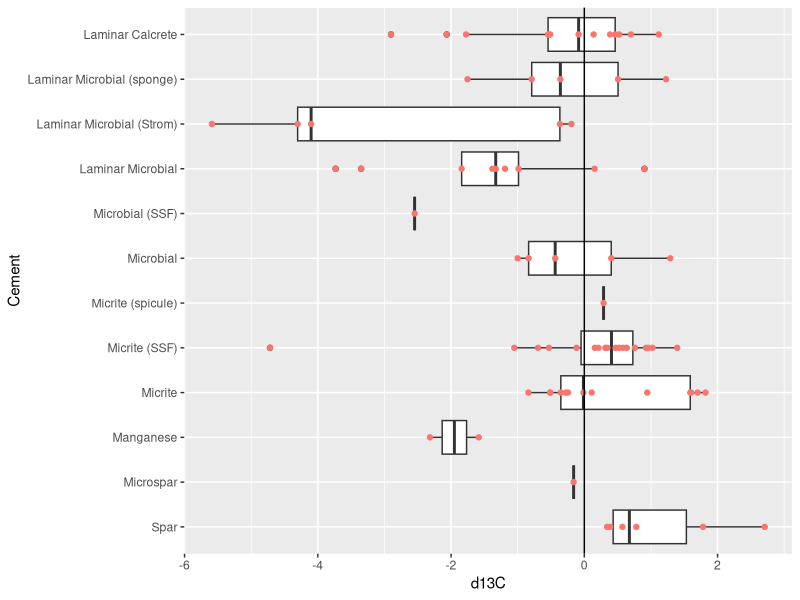
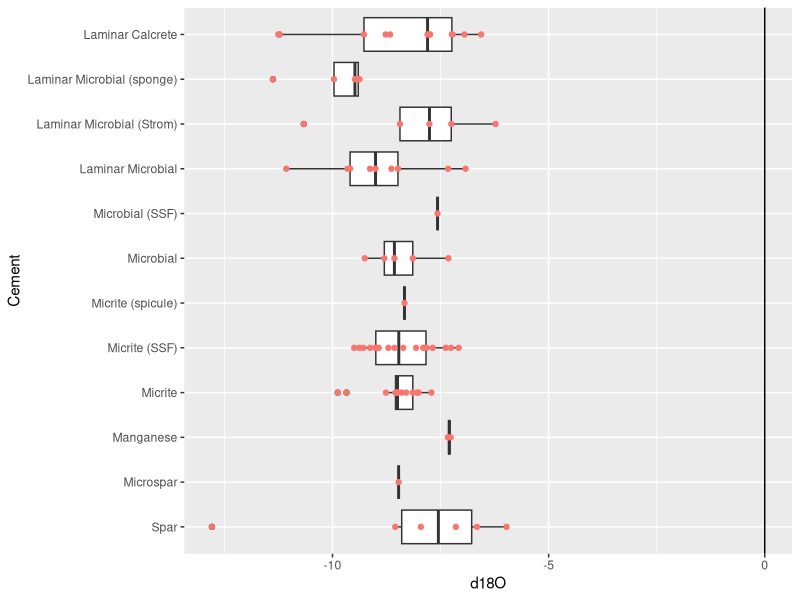
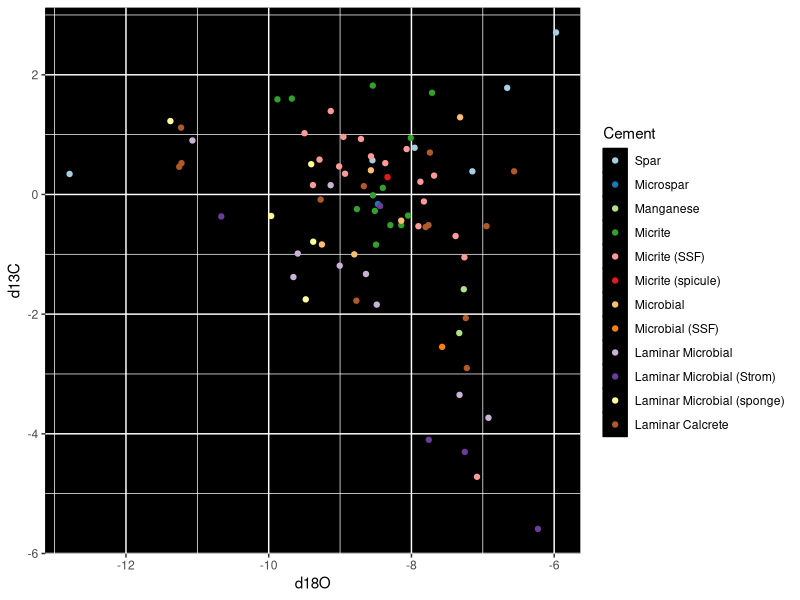
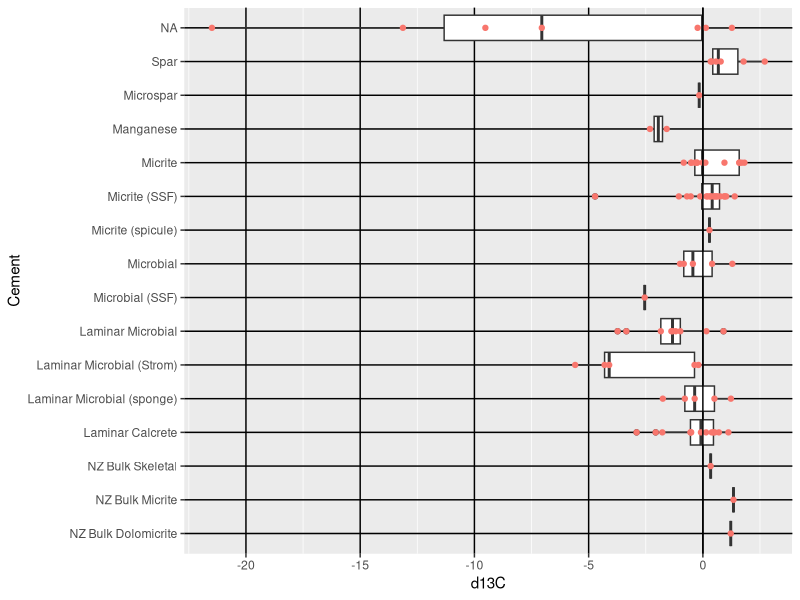
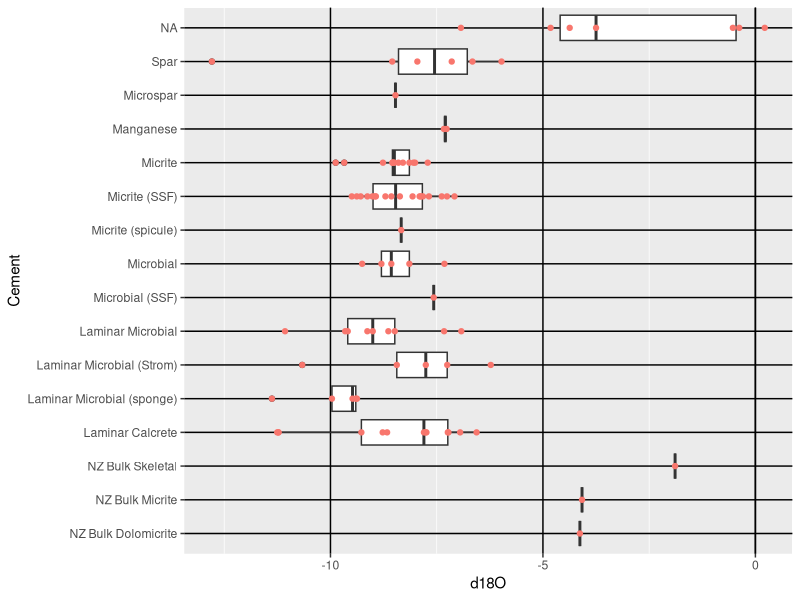
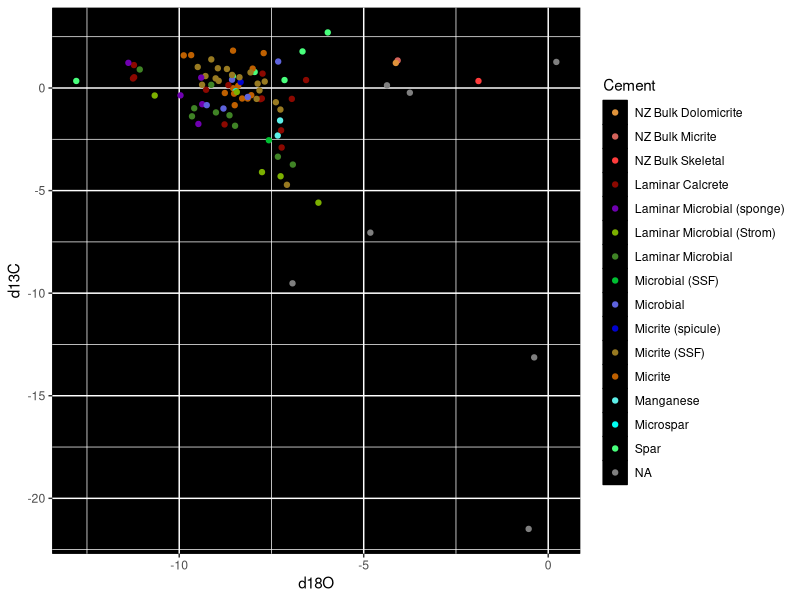
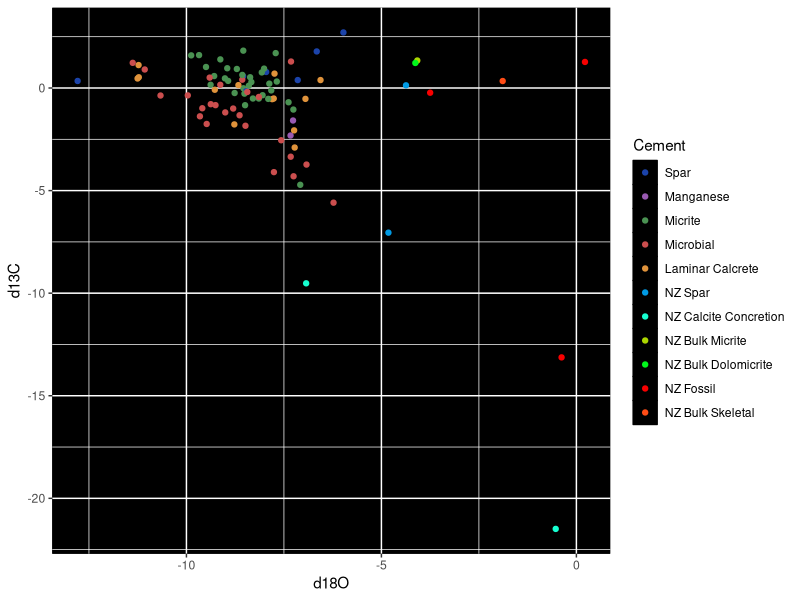
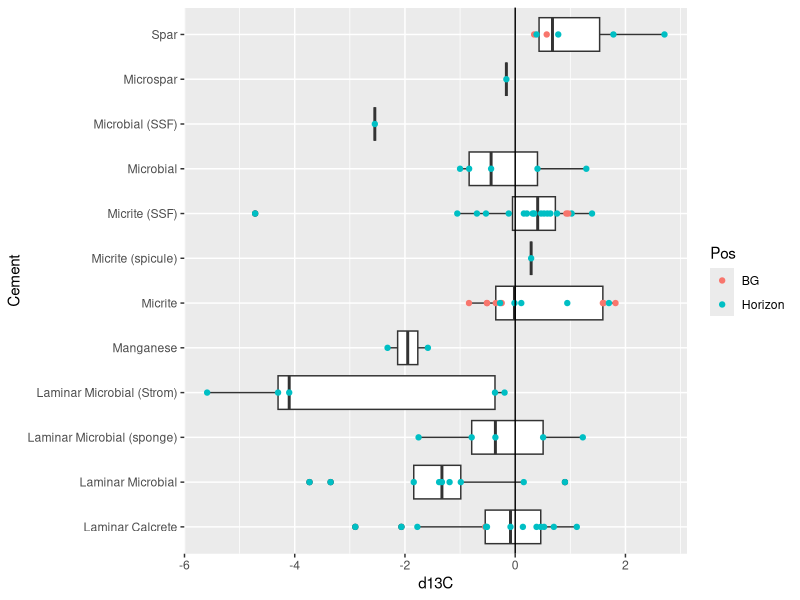

The R script that drew these images, in order:
## ---- chunk 1
knitr::opts_chunk$set(echo = TRUE)
library(tidyverse)
## ---- chunk 2
setwd("C:/Users/ckwr82/OneDrive - University of Missouri/Documents/Research/isotope and REY files/iso") #school computer
#setwd("D:/schoolstuff/research") #home computer
iso_orig <- readxl::read_xlsx("r_Jacquet_carb_with_cements.xlsx")
iso_nz <- readxl::read_xlsx("nelsonsmithisotopes.xlsx")
## ---- chunk 3
iso_combo <- iso_orig %>%
  select(Cement, d13C, d18O) %>%
  rbind(iso_nz)
## ---- chunk 4
iso_cond <- iso_orig %>%
  select(Cement, d13C, d18O) %>%
  mutate(Cement = case_when(
    str_detect(Cement, "Microspar") == TRUE ~ "Spar",
    str_detect(Cement, "Micrite") == TRUE ~ "Micrite",
    str_detect(Cement, "Microbial") == TRUE ~ "Microbial",
    TRUE ~ as.character(Cement)
  )) %>%
  rbind(iso_nz) %>%
  mutate(Cement = case_when(
    str_detect(Cement, "NZ Spar") == TRUE ~ "NZ Spar",
    str_detect(Cement, "Fossil") == TRUE ~ "NZ Fossil",
    str_detect(Cement, "Calcite") == TRUE ~ "NZ Calcite Concretion",
    TRUE ~ as.character(Cement)
  ))
## ---- chunk 5
iso_bg <- iso_orig %>%
  mutate(Pos = case_when(
    str_detect(ID, "1.3m") == TRUE ~ "BG",
    str_detect(ID, "AB") == TRUE ~ "BG",
    str_detect(ID, "FUWM 4") == TRUE ~ "BG",
    TRUE ~ "Horizon"
  ))
## ---- chunk 6
iso_orig$Cement <- factor(iso_orig$Cement, levels = c("Spar", "Microspar", "Manganese", "Micrite", "Micrite (SSF)", "Micrite (spicule)", "Microbial", "Microbial (SSF)", "Laminar Microbial", "Laminar Microbial (Strom)", "Laminar Microbial (sponge)", "Laminar Calcrete"))
## ---- chunk 7
iso_combo$Cement <- factor(iso_combo$Cement, levels = rev(c("Spar", "Microspar", "Manganese", "Micrite", "Micrite (SSF)", "Micrite (spicule)", "Microbial", "Microbial (SSF)", "Laminar Microbial", "Laminar Microbial (Strom)", "Laminar Microbial (sponge)", "Laminar Calcrete", "NZ Spar 1", "NZ Spar 2", "NZ Fossil 1", "NZ Fossil 2", "NZ Fossil 3", "NZ Calcite Concretion 1", "NZ Calcite Concretion 2", "NZ Bulk Skeletal", "NZ Bulk Micrite", "NZ Bulk Dolomicrite")))
## ---- chunk 8
iso_cond$Cement <- factor(iso_cond$Cement, levels = c("Spar", "Manganese", "Micrite",  "Microbial", "Laminar Calcrete", "NZ Spar", "NZ Calcite Concretion", "NZ Bulk Micrite", "NZ Bulk Dolomicrite", "NZ Fossil", "NZ Bulk Skeletal"))
## ---- chunk 9
carbon <- iso_orig %>%
  ggplot(aes(x = d13C, y = Cement)) +
  geom_boxplot() +
  geom_point(aes(color = "red")) +
  geom_vline(xintercept = 0) +
  theme(
    legend.position = "none"
  )
carbon
## ---- chunk 10
oxygen <- iso_orig %>%
  ggplot(aes(x = d18O, y = Cement)) +
  geom_boxplot() +
  geom_point(aes(color = "red")) +
  geom_vline(xintercept = 0) +
  theme(
    legend.position = "none"
  )
oxygen
## ---- chunk 11
carbox <- iso_orig %>%
  ggplot(aes(x = d18O, y = d13C, color = Cement)) +
  geom_point() +
  scale_color_brewer(palette = "Paired") +
  #geom_smooth(method = "lm") + #regression lines
  theme(
    panel.background = element_rect(fill = "black", color = "black"),
    legend.key = element_rect(fill ="black"),
  )
carbox
## ---- chunk 12
NZcarbon <- iso_combo %>%
  ggplot(aes(x = d13C, y = Cement)) +
  geom_boxplot() +
  geom_point(aes(color = "red")) +
  geom_vline(xintercept = 0) +
  theme(
    legend.position = "none",
    panel.grid.major = element_line(color = "black")
  )
NZcarbon
## ---- chunk 13
NZoxygen <- iso_combo %>%
  ggplot(aes(x = d18O, y = Cement)) +
  geom_boxplot() +
  geom_point(aes(color = "red")) +
  geom_vline(xintercept = 0) +
  theme(
    legend.position = "none",
    panel.grid.major = element_line(color = "black")
  )
NZoxygen
## ---- chunk 14
bigcolor <- c("#E0933B", "#D4635B", "#FF3C3C", "#8C0800", "#6F00B0", "#7CB000", "#3F8325", "#00BF32", "#5E63DD", "#0002CF", "#987A21", "#BE6000", "#5DEFE8", "#00FFF3", "#48FF7C", "#7CFF48", "#FFFB48", "#FFC948", "#A048FF", "#D248FF", "#FF48ED", "#FF4873")

NZcarbox <- iso_combo %>%
  ggplot(aes(x = d18O, y = d13C, color = Cement)) +
  geom_point() +
  scale_color_manual(values = bigcolor) +
  #geom_smooth(method = "lm") + #regression lines
  theme(
    panel.background = element_rect(fill = "black", color = "black"),
    legend.key = element_rect(fill ="black"),
  )
NZcarbox
## ---- chunk 15
smallcolor <- c("#1B43AA", "#995AB1", "#4A9252", "#CB4E4E", "#E0933B", "#009AE4", "#16FFD1", "#ACD600", "#00F81B", "#F80000", "#FF4C16")

NZcond <- iso_cond %>%
    ggplot(aes(x = d18O, y = d13C, color = Cement)) +
  geom_point() +
  scale_color_manual(values = smallcolor) +
  #geom_smooth(method = "lm") + #regression lines
  theme(
    panel.background = element_rect(fill = "black", color = "black"),
    legend.key = element_rect(fill ="black"),
  )
NZcond
## ---- chunk 16
carbon_bg <- iso_bg %>%
  ggplot(aes(x = d13C, y = Cement)) +
  geom_boxplot() +
  geom_point(aes(color = Pos)) +
  geom_vline(xintercept = 0) +
  theme(
   # legend.position = "none"
  )
carbon_bg
## ---- chunk 17
oxygen_bg <- iso_bg %>%
  ggplot(aes(x = d18O, y = Cement)) +
  geom_boxplot() +
  geom_point(aes(color = Pos)) +
  geom_vline(xintercept = 0) +
  theme(
   # legend.position = "none"
  )
oxygen_bg
## ---- chunk 18
hull <- iso_orig %>%
  group_by(Cement) %>%
  select(Cement, d13C, d18O) %>%
  mutate(Cement = case_when( #comment out mutate sections for full data
    str_detect(Cement, "Microspar") == TRUE ~ "Spar",
    str_detect(Cement, "Micrite") == TRUE ~ "Micrite",
    str_detect(Cement, "Microbial") == TRUE ~ "Microbial",
    TRUE ~ as.character(Cement)
  )) %>%
  slice(chull(d18O, d13C))

carbox <- iso_orig %>%
  select(Cement, d13C, d18O) %>%
  mutate(Cement = case_when( #comment out mutate sections for full data
    str_detect(Cement, "Microspar") == TRUE ~ "Spar",
    str_detect(Cement, "Micrite") == TRUE ~ "Micrite",
    str_detect(Cement, "Microbial") == TRUE ~ "Microbial",
    TRUE ~ as.character(Cement)
  )) %>%
  ggplot(aes(x = d18O, y = d13C, color = Cement)) +
  geom_point() +
  #scale_color_brewer(palette = "Paired") +
  geom_polygon(data = hull, alpha = .25, aes(fill = Cement)) +
  #geom_smooth(method = "lm") + #regression lines
  theme(
    panel.background = element_rect(fill = "black", color = "black"),
    legend.key = element_rect(fill ="black"),
  )
carbox
